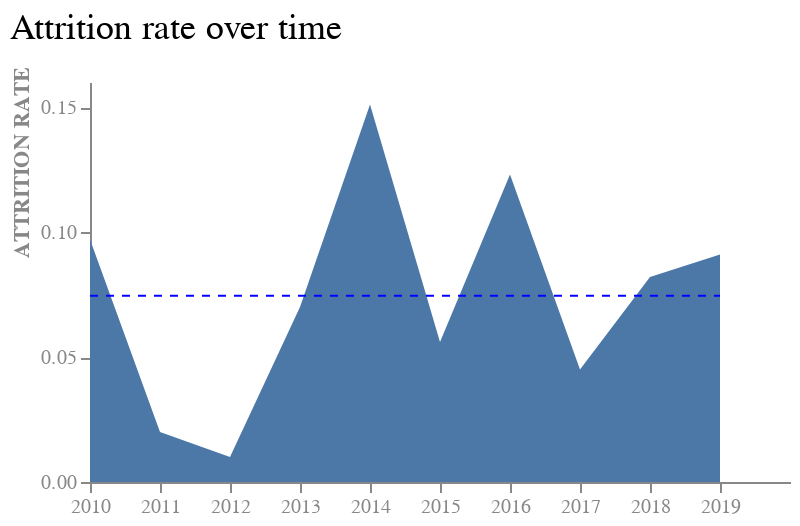

The notebook cell this image was saved under:
### Markdown cell above
![Alt text](\Images\2_5d.png)

### Code cell
area = base.mark_area().encode(
    x = alt.X('Year:O',
              axis = alt.Axis(labelAngle = 0, labelColor = '#888888', titleColor = '#888888'),
              title = None,
              scale = alt.Scale(align = 0)), 
    y = alt.Y('Attrition Rate',
              axis = alt.Axis(grid = False, titleY = 40, labelColor = "#888888", titleColor = '#888888'), 
              title = "ATTRITION RATE"
              )
    )

final = area + rule
final.properties(
    width = 350,
    height = 200
).configure_view(stroke = None)

### Figure 1 — Vega-Lite specification as saved in the notebook (floating-point values rounded to 4 significant figures)
{"config": {"view": {"continuousWidth": 300, "continuousHeight": 300, "stroke": null}}, "layer": [{"mark": {"type": "area"}, "encoding": {"x": {"axis": {"labelAngle": 0, "labelColor": "#888888", "titleColor": "#888888"}, "field": "Year", "scale": {"align": 0}, "title": null, "type": "ordinal"}, "y": {"axis": {"grid": false, "labelColor": "#888888", "titleColor": "#888888", "titleY": 40}, "field": "Attrition Rate", "title": "ATTRITION RATE", "type": "quantitative"}}, "title": {"text": "Attrition rate over time", "anchor": "start", "fontSize": 18, "fontWeight": "normal", "offset": 10}}, {"mark": {"type": "rule", "color": "blue", "strokeDash": [4, 4]}, "encoding": {"x": {"value": 0}, "x2": {"value": 315}, "y": {"aggregate": "mean", "field": "Attrition Rate", "type": "quantitative"}}, "title": {"text": "Attrition rate over time", "anchor": "start", "fontSize": 18, "fontWeight": "normal", "offset": 10}}], "data": {"name": "data-0a7ed12b3693b0f6b7061ff4e2683f48"}, "height": 200, "width": 350, "$schema": "https://vega.github.io/schema/vega-lite/v5.8.0.json", "datasets": {"data-0a7ed12b3693b0f6b7061ff4e2683f48": [{"Year": 2019, "Attrition Rate": 0.091}, {"Year": 2018, "Attrition Rate": 0.082}, {"Year": 2017, "Attrition Rate": 0.045}, {"Year": 2016, "Attrition Rate": 0.123}, {"Year": 2015, "Attrition Rate": 0.056}, {"Year": 2014, "Attrition Rate": 0.151}, {"Year": 2013, "Attrition Rate": 0.07}, {"Year": 2012, "Attrition Rate": 0.01}, {"Year": 2011, "Attrition Rate": 0.02}, {"Year": 2010, "Attrition Rate": 0.097}]}}
